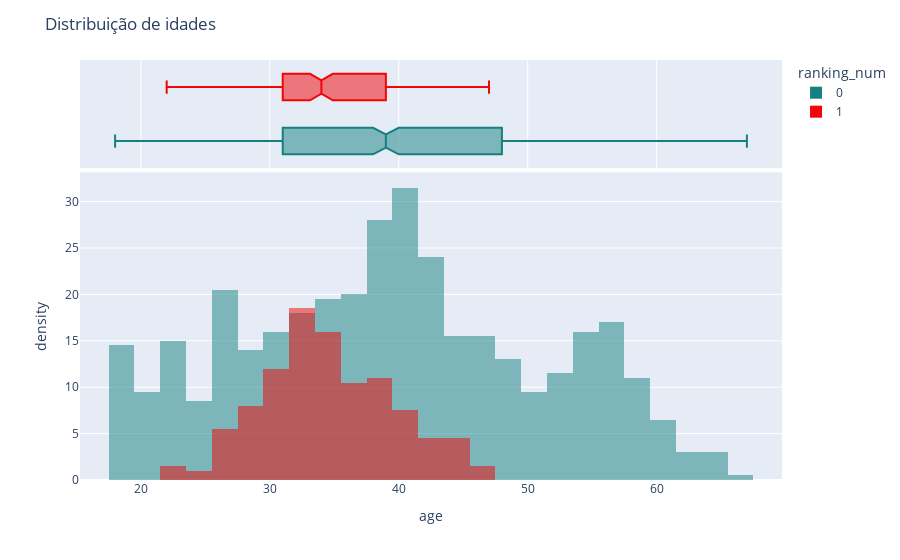

Notebook source saved alongside this figure:
### Code cell
fig = px.histogram(df_train, 
                    x=df_train['age'], 
                    marginal='box', 
                    barmode ='overlay', 
                    histnorm ='density', 
                    color='ranking_num',
                    labels =['Sim', 'Não'],
                    color_discrete_map={0: '#148080', 1: '#F20505'}
                    )  
fig.update_layout(
    title_text="Distribuição de idades"
)
fig.show()

### Figure 1 — Plotly figure (JSON) as saved in the notebook; plotly's stock layout.template omitted (floating-point values rounded to 4 significant figures; data arrays with more than 128 entries replaced by an {"elided": "..."} marker saying what was removed)
{"data": [{"alignmentgroup": "True", "bingroup": "x", "histnorm": "density", "hovertemplate": "ranking_num=0<br>age=%{x}<br>density=%{y}<extra></extra>", "legendgroup": "0", "marker": {"color": "#148080", "opacity": 0.5, "pattern": {"shape": ""}}, "name": "0", "offsetgroup": "0", "orientation": "v", "showlegend": true, "type": "histogram", "x": {"elided": "722 int values"}, "xaxis": "x", "yaxis": "y"}, {"alignmentgroup": "True", "hovertemplate": "ranking_num=0<br>age=%{x}<extra></extra>", "legendgroup": "0", "marker": {"color": "#148080"}, "name": "0", "notched": true, "offsetgroup": "0", "showlegend": false, "type": "box", "x": {"elided": "722 int values"}, "xaxis": "x2", "yaxis": "y2"}, {"alignmentgroup": "True", "bingroup": "x", "histnorm": "density", "hovertemplate": "ranking_num=1<br>age=%{x}<br>density=%{y}<extra></extra>", "legendgroup": "1", "marker": {"color": "#F20505", "opacity": 0.5, "pattern": {"shape": ""}}, "name": "1", "offsetgroup": "1", "orientation": "v", "showlegend": true, "type": "histogram", "x": {"elided": "204 int values"}, "xaxis": "x", "yaxis": "y"}, {"alignmentgroup": "True", "hovertemplate": "ranking_num=1<br>age=%{x}<extra></extra>", "legendgroup": "1", "marker": {"color": "#F20505"}, "name": "1", "notched": true, "offsetgroup": "1", "showlegend": false, "type": "box", "x": {"elided": "204 int values"}, "xaxis": "x2", "yaxis": "y2"}], "layout": {"barmode": "overlay", "legend": {"title": {"text": "ranking_num"}, "tracegroupgap": 0}, "margin": {"t": 60}, "title": {"text": "Distribuição de idades"}, "xaxis": {"anchor": "y", "domain": [0, 1], "title": {"text": "age"}}, "xaxis2": {"anchor": "y2", "domain": [0, 1], "matches": "x", "showgrid": true, "showticklabels": false}, "yaxis": {"anchor": "x", "domain": [0, 0.7326], "title": {"text": "density"}}, "yaxis2": {"anchor": "x2", "domain": [0.7426, 1], "matches": "y2", "showgrid": false, "showline": false, "showticklabels": false, "ticks": ""}}}
